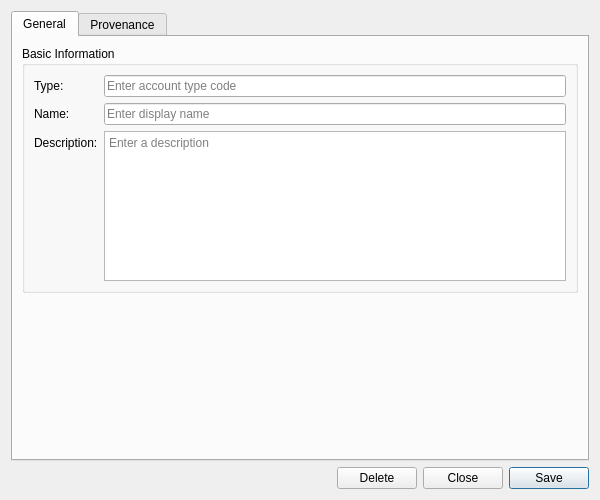
<?xml version="1.0" encoding="UTF-8"?>
<ui version="4.0">
 <class>AccountTypeDetailDialog</class>
 <widget class="QWidget" name="AccountTypeDetailDialog">
  <property name="geometry">
   <rect>
    <x>0</x>
    <y>0</y>
    <width>600</width>
    <height>500</height>
   </rect>
  </property>
  <property name="sizePolicy">
   <sizepolicy hsizetype="Preferred" vsizetype="Preferred">
    <horstretch>0</horstretch>
    <verstretch>0</verstretch>
   </sizepolicy>
  </property>
  <property name="minimumSize">
   <size>
    <width>600</width>
    <height>500</height>
   </size>
  </property>
  <property name="windowTitle">
   <string>Account Type Details</string>
  </property>
  <layout class="QVBoxLayout" name="verticalLayout">
   <item>
    <widget class="QTabWidget" name="tabWidget">
     <property name="currentIndex"><number>0</number></property>
     <widget class="QWidget" name="generalTab">
      <attribute name="title"><string>General</string></attribute>
      <layout class="QVBoxLayout" name="generalLayout">
       <item>
        <widget class="QGroupBox" name="basicInfoGroup">
         <property name="title">
          <string>Basic Information</string>
         </property>
         <layout class="QFormLayout" name="formLayout">
          <item row="0" column="0">
           <widget class="QLabel" name="labelType">
            <property name="text">
             <string>Type:</string>
            </property>
           </widget>
          </item>
          <item row="0" column="1">
           <widget class="QLineEdit" name="codeEdit">
            <property name="placeholderText">
             <string>Enter account type code</string>
            </property>
            <property name="readOnly">
             <bool>true</bool>
            </property>
           </widget>
          </item>
          <item row="1" column="0">
           <widget class="QLabel" name="labelName">
            <property name="text">
             <string>Name:</string>
            </property>
           </widget>
          </item>
          <item row="1" column="1">
           <widget class="QLineEdit" name="nameEdit">
            <property name="placeholderText">
             <string>Enter display name</string>
            </property>
           </widget>
          </item>
          <item row="2" column="0">
           <widget class="QLabel" name="labelDescription">
            <property name="text">
             <string>Description:</string>
            </property>
           </widget>
          </item>
          <item row="2" column="1">
           <widget class="QPlainTextEdit" name="descriptionEdit">
            <property name="minimumSize">
             <size>
              <width>0</width>
              <height>80</height>
             </size>
            </property>
            <property name="maximumSize">
             <size>
              <width>16777215</width>
              <height>150</height>
             </size>
            </property>
            <property name="placeholderText">
             <string>Enter a description</string>
            </property>
           </widget>
          </item>
         </layout>
        </widget>
       </item>
       <item>
        <spacer name="verticalSpacer">
         <property name="orientation">
          <enum>Qt::Vertical</enum>
         </property>
         <property name="sizeHint" stdset="0">
          <size>
           <width>20</width>
           <height>40</height>
          </size>
         </property>
        </spacer>
       </item>
      </layout>
     </widget>
     <widget class="QWidget" name="provenanceTab">
      <attribute name="title"><string>Provenance</string></attribute>
      <layout class="QVBoxLayout" name="provenanceTabLayout">
       <item>
        <widget class="ores::qt::ProvenanceWidget" name="provenanceWidget" native="true"/>
       </item>
      </layout>
     </widget>
    </widget>
   </item>
   <item>
    <layout class="QHBoxLayout" name="buttonLayout">
     <item>
      <spacer name="horizontalSpacer">
       <property name="orientation">
        <enum>Qt::Horizontal</enum>
       </property>
       <property name="sizeHint" stdset="0">
        <size>
         <width>40</width>
         <height>20</height>
        </size>
       </property>
      </spacer>
     </item>
     <item>
      <widget class="QPushButton" name="deleteButton">
       <property name="text">
        <string>Delete</string>
       </property>
      </widget>
     </item>
     <item>
      <widget class="QPushButton" name="closeButton">
       <property name="text">
        <string>Close</string>
       </property>
      </widget>
     </item>
     <item>
      <widget class="QPushButton" name="saveButton">
       <property name="text">
        <string>Save</string>
       </property>
       <property name="default">
        <bool>true</bool>
       </property>
      </widget>
     </item>
    </layout>
   </item>
  </layout>
 </widget>
 <customwidgets>
  <customwidget>
   <class>ores::qt::ProvenanceWidget</class>
   <extends>QWidget</extends>
   <header>ores.qt/ProvenanceWidget.hpp</header>
  </customwidget>
 </customwidgets>
 <resources/>
 <connections/>
</ui>
